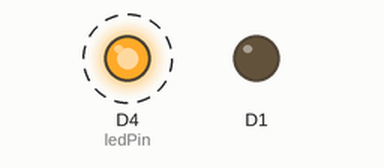
A sketch run on a simulated ESP8266 (NodeMCU). Shown: output pins drawn as LEDs (lit = HIGH). Dashed ring = blinking. WiFi joins after 1.5 s; servers stay silent unless stated; what the sketch prints to the serial monitor is not drawn.

Above: at 2.0 s.
Timing chart, 0 to 6.1 s (numbered marks = the images above):
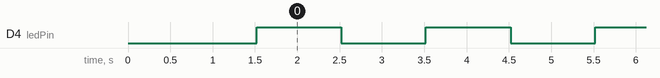

Measured:
- by itself, D4 (ledPin): alternates HIGH for 1.0 s and LOW for 1.0 s

The sketch:

uxRelay.ino
```cpp
#include <ESP8266WiFi.h>
#include <ESP8266WiFiMulti.h>
#include <ESP8266WebServer.h>
#include <ESP8266mDNS.h>
#include <FS.h>

ESP8266WebServer server(80);
ESP8266WiFiMulti wifiMulti;

const char *mdnsName = "uxrelay1";

bool state = false;

// constants won't change. Used here to set a pin number:
const int ledPin =  LED_BUILTIN;// the number of the LED pin

// Variables will change:
int ledState = LOW;             // ledState used to set the LED

// Generally, you should use "unsigned long" for variables that hold time
// The value will quickly become too large for an int to store
unsigned long previousMillis = 0;        // will store last time LED was updated

// constants won't change:
const long interval = 1000;           // interval at which to blink (milliseconds)

void setup() {
  Serial.begin(115200);
  delay(10);
  Serial.println("\r\n");

  pinMode(ledPin, OUTPUT);
  pinMode(D1, OUTPUT);

  startWiFi();
  startMDNS();
  startServer();
}

void loop() {
  unsigned long currentMillis = millis();

  server.handleClient();

  if (currentMillis - previousMillis >= interval) {
    // save the last time you blinked the LED
    previousMillis = currentMillis;

    // if the LED is off turn it on and vice-versa:
    if (ledState == LOW) {
      ledState = HIGH;
    } else {
      ledState = LOW;
    }

    // set the LED with the ledState of the variable:
    digitalWrite(ledPin, ledState);
  }
}

void startWiFi() {
  WiFi.mode(WIFI_STA);
  wifiMulti.addAP("Jumpitt Labs", "Jumpitt2015");
  wifiMulti.addAP("VTR-7236151", "hw9wcXhtHsm4");

  Serial.print("Connecting Wifi...");
  while (wifiMulti.run() != WL_CONNECTED) {
    Serial.print(".");
    delay(1000);
  }

  Serial.println("");
  Serial.println("WiFi connected");
  Serial.println("IP address: ");
  Serial.println(WiFi.localIP());
}

void startMDNS() {
  MDNS.begin(mdnsName);
  Serial.print("mDNS responder started: http://");
  Serial.print(mdnsName);
  Serial.println(".local");
}

void startServer() {
  server.onNotFound([](){
    server.send(404, "text/plain", "404: File Not Found");
  });

  server.on("/toggle", HTTP_GET, [](){
    digitalWrite(D1, (state) ? HIGH : LOW);
    state = !state;
    server.sendHeader("Connection", "keep-alive");
    server.sendHeader("Access-Control-Allow-Origin", "*");
    server.send(200, "application/json", "{'action':'toggled'}");
  });

  server.begin();
  Serial.println("HTTP server started.");
}
```
